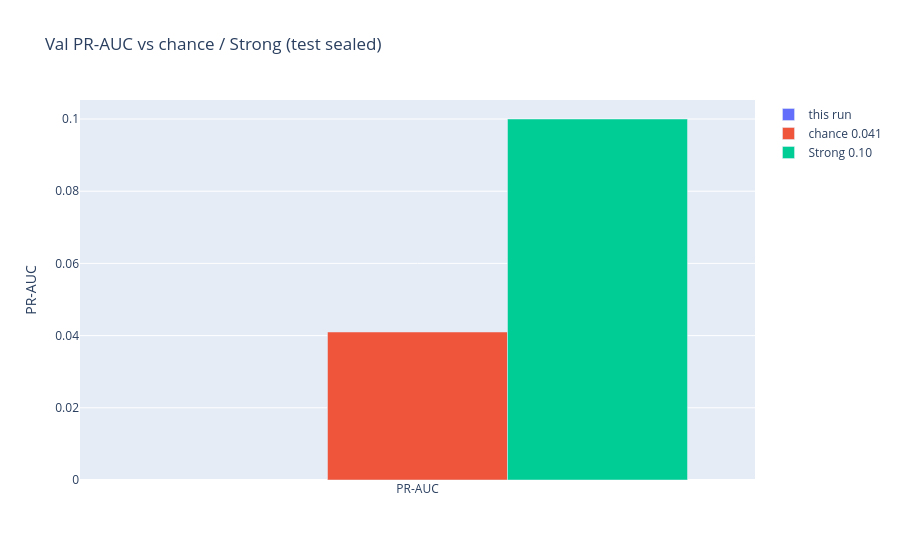
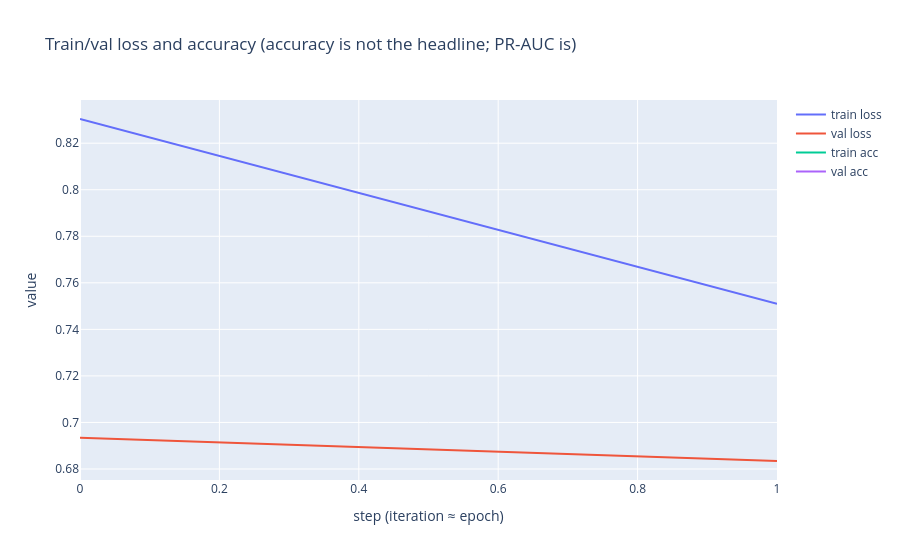

The notebook cell these images were saved under, in order:
### Markdown cell above
## Save

### Code cell
save_bundle(metrics, model_obj=None)

### Figure 1 — Plotly figure (JSON) as saved in the notebook; plotly's stock layout.template omitted (floating-point values rounded to 4 significant figures)
{"data": [{"name": "this run", "type": "bar", "x": ["PR-AUC"], "y": [null]}, {"name": "chance 0.041", "type": "bar", "x": ["PR-AUC"], "y": [0.041]}, {"name": "Strong 0.10", "type": "bar", "x": ["PR-AUC"], "y": [0.1]}], "layout": {"barmode": "group", "title": {"text": "Val PR-AUC vs chance / Strong (test sealed)"}, "yaxis": {"title": {"text": "PR-AUC"}}}}

### Figure 2 — Plotly figure (JSON) as saved in the notebook; plotly's stock layout.template omitted (floating-point values rounded to 4 significant figures)
{"data": [{"mode": "lines", "name": "train loss", "type": "scatter", "x": [0.0, 1.0], "y": [0.8304, 0.7509]}, {"mode": "lines", "name": "val loss", "type": "scatter", "x": [0.0, 1.0], "y": [0.6934, 0.6834]}, {"mode": "lines", "name": "train acc", "type": "scatter", "x": [0.0, 1.0], "y": [NaN, NaN]}, {"mode": "lines", "name": "val acc", "type": "scatter", "x": [0.0, 1.0], "y": [NaN, NaN]}], "layout": {"title": {"text": "Train/val loss and accuracy (accuracy is not the headline; PR-AUC is)"}, "xaxis": {"title": {"text": "step (iteration ≈ epoch)"}}, "yaxis": {"title": {"text": "value"}}}}
